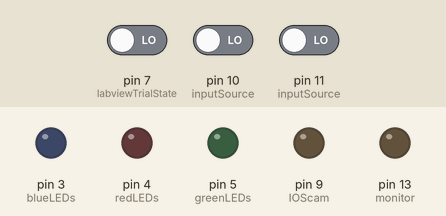
Recording of a sketch running on a simulated Arduino Uno, built with avr-gcc and run on an emulated ATmega328P. Shown: output pins drawn as LEDs (lit = HIGH). Inputs (shaded band) come from the test bench; at power-on: pin 7 (labviewTrialState) LOW, pin 10 (inputSource) LOW, pin 11 (inputSource) LOW.

Above: at 1.2 s.
1.3 s: pin 7 (labviewTrialState) driven HIGH
At 2.3 s:
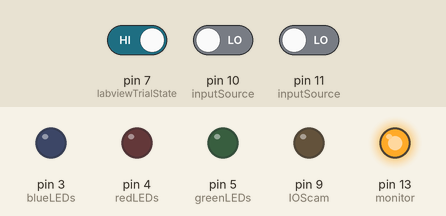
2.8 s: pin 10 (inputSource) driven HIGH
At 3.5 s:
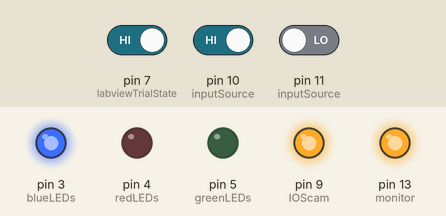
4.3 s: pin 10 (inputSource) driven LOW
At 4.6 s:
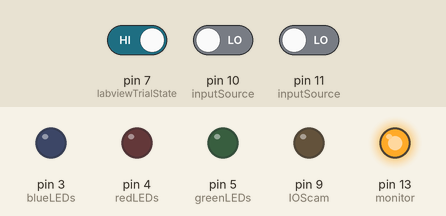
5.8 s: pin 10 (inputSource) driven HIGH
At 7.0 s:
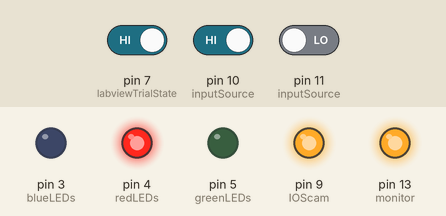
7.3 s: pin 7 (labviewTrialState) driven LOW
At 8.1 s:
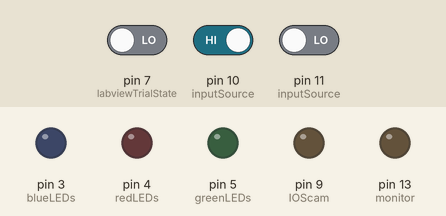
8.8 s: pin 11 (inputSource) driven HIGH
At 9.2 s:
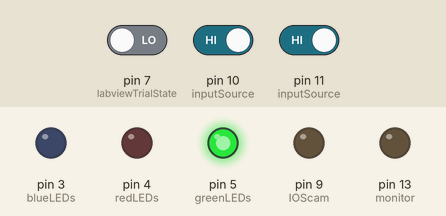
Timing chart, 0 to 11.3 s (numbered marks = the images above; inputs shaded):
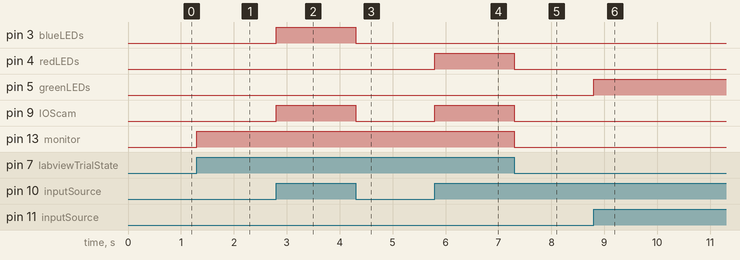

The sketch:

Arduino-ThreeColor-LED-Trigger.ino
```cpp
//____________________________________________________________________________________________________________________________________________
// Written by Kevin L. Turner, previous contributions from Gar Waterman & Aaron Winder
// The Pennsylvania State University, Dept. of Biomedical Engineering
// https://github.com/KL-Turner
//____________________________________________________________________________________________________________________________________________
//
//   Purpose: Drive IOS IOSIOScamera exposure and dual color LED lighting given the input counter and modification switch between TTL pulses
//            originating from LabIEW. The IOS IOSIOScamera trigger will serve as the switch for the Arduino. When the trial is over and there's a
//            temporary save-delay, a BK Precision 4017a Frequency Generator will immediately pick-up the 60 Hz flashing so that there is no
//            noticeable gap in stimuli to the animal.
//
//   Last Updated: 10/15/21
//____________________________________________________________________________________________________________________________________________

// Initializes pins to be represented by a variable (int <variable name> = <pin #>).
int blueLEDs = 3;            // blue LEDs output pin (4 T-Cube LED drivers attached to arduino uno
int redLEDs = 4;             // red LEDs output pin (4 T-Cube LED drivers attached to arduino uno
int greenLEDs = 5;           // green LEDs output pin (4 T-Cube LED drivers attached to arduino uno
int labviewTrialState = 7;   // Input from LabVIEW to indicate when data acquisition is running
int IOScam = 9;              // IOS camera output pin
int inputSource = 11;        // Waveform Generator - Square wave with adjustable frequency. Serves as the Input for times between trials.
int monitor = 13;            // For debugging/testing

// State variables.  See the void loop() function for a detailed explanation of each variable state's function.
int counterState = 0;
int prevCounterState = 0;
int prevBlueState = 0;
int prevRedState = 0;
int prevGreenState = 0;
int trialState = 0;
int prevTrialState = 0;

// The setup routine runs only once when the Arduino is turned on, sketch is uploaded to the board, or is reset.
void setup()
{
  pinMode(IOScam,OUTPUT);                // IOS camera (pin 9) as an Output
  pinMode(blueLEDs,OUTPUT);              // blue LEDs (pin 3) is an Output.
  pinMode(redLEDs,OUTPUT);
  pinMode(greenLEDs,OUTPUT);             // green LEDs (pin 12) is an Output
  pinMode(labviewTrialState,INPUT);      // LabVIEW trial state (pin 1) is an Input.
  pinMode(inputSource,INPUT);            // inputSource (pin 0) is an Input via the Waveform Generator.
  pinMode(monitor,OUTPUT);
}

// The loop routine runs continuously, i.e. functions are not simultaneous, they run in order.
void loop()
{
  trialState = digitalRead(labviewTrialState);  // Looks at the state of the trial, so that it knows where to acquire its input
  digitalWrite(monitor, trialState);            // For testing purposes
  if (trialState == HIGH)
  {
    inputSource = 10;
    if (prevTrialState == 0)
    {
      prevBlueState = 0;                        // Ensure that the first flash of every new trial is from green LEDs
      prevRedState = 0;
      prevGreenState = 1;
    }
    prevTrialState = 1;
  }
  else
  {
    inputSource = 11;
    prevTrialState = 0;
  }
  counterState = digitalRead(inputSource);      // Reads state of counter pin and stores it in the 'counterState' variable
  if (counterState != prevCounterState)         // Checks if the counter state that was just read is different from previous
  {
    if (counterState == HIGH)
    {
      if (prevGreenState == 1)
      {
        if (trialState == HIGH)                 // Only send pulse to IOScamera if the trial is running
        {
          digitalWrite(IOScam,HIGH);
        }
        else                                    // If trial is not running ensure only lows are sent to the IOS camera
        {
          digitalWrite(IOScam,LOW);
        }
        digitalWrite(blueLEDs,HIGH);           // Sending HIGH signal to blue LEDs regardless of trialState
        prevBlueState = 1;                     // Conforms the state variable of blue LEDs to what its state is (blue LEDs is HIGH, so state variable changed to 1)
        prevRedState = 0;                      // Conforms the state variable of red LEDs to what its state is (red LEDs is LOW, so state variable changed to 0)
        prevGreenState = 0;                    // Conforms the state variable of greenL EDs to what its state is (green LEDs is LOW, so state variable changed to 0)
      }
      else if (prevBlueState == 1)
      {
        if (trialState == HIGH)
        {
          digitalWrite(IOScam,HIGH);
        }
        else
        {
          digitalWrite(IOScam,LOW);
        }
        digitalWrite(redLEDs,HIGH);
        prevBlueState = 0;                     // Conforms the state variable of blue LEDs to what its state is (blue LEDs is LOW, so state variable changed to 0)
        prevRedState = 1;                      // Conforms the state variable of red LEDs to what its state is (red LEDs is HIGH, so state variable changed to 1)
        prevGreenState = 0;                    // Conforms the state variable of green LEDs to what its state is (green LEDs is LOW, so state variable changed to 0)
      }
       else if (prevRedState == 1)
      {
        if (trialState == HIGH)
        {
          digitalWrite(IOScam,HIGH);
        }
        else
        {
          digitalWrite(IOScam,LOW);
        }
        digitalWrite(greenLEDs,HIGH);
        prevBlueState = 0;                     // Conforms the state variable of blue LEDs to what its state is (blue LEDs is LOW, so state variable changed to 0)
        prevRedState = 0;                      // Conforms the state variable of red LEDs to what its state is (red LEDs is LOW, so state variable changed to 0)
        prevGreenState = 1;                    // Conforms the state variable of green LEDs to what its state is (green LEDs is HIGH, so state variable changed to 1)
      }
    }
    else
    {
      if (trialState == HIGH)
      {
        digitalWrite(IOScam,LOW);
      }
      else
      {
        digitalWrite(IOScam,LOW);
      }
      digitalWrite(blueLEDs,LOW);
      digitalWrite(redLEDs,LOW);
      digitalWrite(greenLEDs,LOW);
    }
    prevCounterState = counterState;             // Stores the current state of the counter to the last counter state variable
  }
}
```

Measured:
- after the input at 1.3 s, pin 13 (monitor): LOW → HIGH at once
- after the input at 2.8 s, pin 3 (blueLEDs), pin 9 (IOScam): LOW → HIGH at once
- after the input at 4.3 s, pin 3 (blueLEDs), pin 9 (IOScam): HIGH → LOW at once
- after the input at 5.8 s, pin 4 (redLEDs), pin 9 (IOScam): LOW → HIGH at once
- after the input at 7.3 s, pin 4 (redLEDs), pin 9 (IOScam), pin 13 (monitor): HIGH → LOW at once
- after the input at 8.8 s, pin 5 (greenLEDs): LOW → HIGH at once
